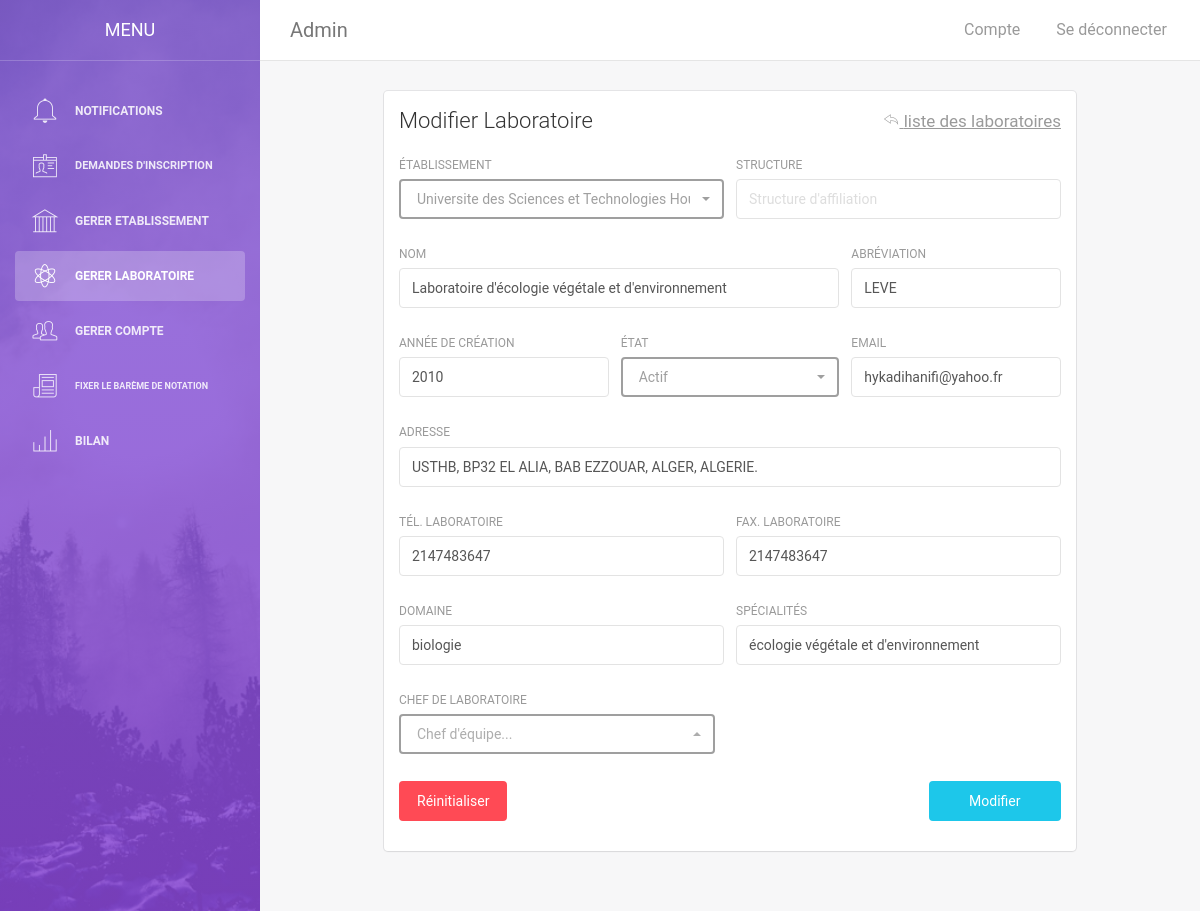
The page /adminModifierLabo.php?modifier=51 (signed in) on the database its author committed.
### tables this page shows
CREATE TABLE `laboratoire` (
  `idlabo` int(12) NOT NULL,
  `idspe` int(12) DEFAULT NULL,
  `nom` varchar(255) NOT NULL,
  `abrv` varchar(20) NOT NULL,
  `addresse` varchar(255) NOT NULL,
  `anneecrea` year(4) NOT NULL,
  `tel` int(20) NOT NULL,
  `etat` enum('actif','inactif') NOT NULL,
  `idetab` int(12) NOT NULL,
  `structure` varchar(150) NOT NULL,
  `fax` int(20) NOT NULL,
  `mail` varchar(150) NOT NULL
);

CREATE TABLE `domaine` (
  `codeDomaine` int(11) NOT NULL,
  `nom` varchar(50) NOT NULL
);

CREATE TABLE `specialite` (
  `idspe` int(12) NOT NULL,
  `nomspe` varchar(255) NOT NULL,
  `abrv` varchar(20) NOT NULL,
  `codeDomaine` int(11) NOT NULL
);

### adminModifierLabo.php (the view, shortened to what this page needs)
<?php
    require_once("config.php");
    if(isset($_GET["modifier"]) && $_GET["modifier"] != ""){
        $idlabo = mysqli_real_escape_string($db,$_GET["modifier"]);
        $sql = "SELECT * FROM laboratoire WHERE idlabo='".$idlabo."'";
        $result = mysqli_query($db,$sql);
        if(mysqli_num_rows($result) > 0){
            $row = mysqli_fetch_array($result);
            $sql = "SELECT * FROM domaine WHERE codeDomaine IN (
                SELECT codeDomaine FROM specialite WHERE idspe IN (
                    SELECT idspe FROM laboratoire WHERE idlabo='".$idlabo."'
                )
            )";
            $result = mysqli_query($db,$sql);
            $row2 = mysqli_fetch_array($result);
            $nomDomaine = $row2["nom"];
            $sql = "SELECT * FROM specialite WHERE idspe IN (
                SELECT idspe FROM laboratoire WHERE idlabo='".$idlabo."'
            )";
            $result = mysqli_query($db,$sql);
            $row2 = mysqli_fetch_array($result);
            $nomspe = $row2["nomspe"];
            $nomLabo = $row["nom"];
            $abrvLabo = $row["abrv"];
            $adresseLabo = $row["addresse"];
            $anneecreaLabo = $row["anneecrea"];
            $telLabo = $row["tel"];
            $structureLabo = $row["structure"];
            $faxLabo = $row["fax"];
            $mailLabo = $row["mail"];
        }
        else header("location: adminGererLabo.php");
    }
    else header("location: adminGererLabo.php");
?>
<!doctype html>
<html lang="en">
<head>
    <link href="assets/css/bootstrap.min.css" rel="stylesheet" />
    <link href="assets/css/animate.min.css" rel="stylesheet"/>
    <link href="assets/css/light-bootstrap-dashboard.css?v=1.4.0" rel="stylesheet"/>
    <link href="assets/css/demo.css" rel="stylesheet" />
    <link href="assets/css/pe-icon-7-stroke.css" rel="stylesheet" />
    <link rel="stylesheet" href="assets/select/bootstrap-select.min.css">
</head>
<body>
    <div class="sidebar" data-color="purple" data-image="assets/img/sidebar-5.jpg">
    	<div class="sidebar-wrapper">
            <div class="logo">
                <a href="#" class="simple-text">
                    Menu
                </a>
            </div>
            <ul class="nav">
            <?php
                    require_once('menuAdmin.php');
                ?>
            </ul>
    	</div>
    </div>
    <div class="main-panel">
		<nav class="navbar navbar-default navbar-fixed">
            <div class="container-fluid">
                <div class="navbar-header">
                    <div class="navbar-brand" >Admin</div>
                </div>
                <div class="collapse navbar-collapse">
                    <ul class="nav navbar-nav navbar-left">
                        <li>
                           <a href="">
                            </a>
                        </li>
                    </ul>
                    <ul class="nav navbar-nav navbar-right">
                    <li>
                            <a href="adminCompte.php">
                                <p>Compte</p>
                            </a>
                        </li>
                        <li>
                            <a id="seDeconnecter" href="index.php?logout=1">
                                <p>Se déconnecter</p>
                            </a>
                        </li>
                    </ul>
                </div>
            </div>
        </nav>
        <div style="position:relative; width:80%; left:10%; right:10%;" class="content">
            <div class="container-fluid">
                <div class="card">
                    <div class="header">
                        <h4 class="title">Modifier Laboratoire
                            <a id="revenir" href="adminGererLabo.php" class="pull-right text-muted"><i class="pe-7s-back"></i> liste des laboratoires </a>
                        </h4>
                    </div>
                    <div class="content">
                        <form action="" id="mainForm" method="post">
                        <div class="row">
                                <div class="col-md-6">
                                    <div class="form-group">
                                        <label>établissement</label>
                                    </div>
                                </div>
                                <div class="col-md-6">
                                    <div class="form-group">
                                        <label>structure</label>
                                        <input maxlength="150" type="text" value ="<?php echo $structureLabo;?>" name="structure" class="form-control" placeholder="Structure d'affiliation">
                                    </div>
                                </div>
                            </div>
                            <div class="row">
                                <div class="col-md-8">
                                    <div class="form-group">
                                        <label>nom</label>
                                        <input maxlength="255" required value ="<?php echo $nomLabo;?>" class="form-control" type="text" name="nomLabo" placeholder="Nom du laboratoire">
                                    </div>
                                </div>
                                <div class="col-md-4">
                                    <div class="form-group">
                                        <label>abréviation</label>
                                        <input maxlength="20" value ="<?php echo $abrvLabo;?>" class="form-control" type="text" name="abrvLabo" placeholder="Abréviation du laboratoire">
                                    </div>
                                </div>
                            </div>
                            <div class="row">
                                <div class="col-md-4">
                                    <div class="form-group">
                                        <label>année de création</label>
                                        <input min="2000" max="<?php echo date("Y"); ?>" value ="<?php echo $anneecreaLabo;?>" class="form-control" type="number" name="anneecrea" placeholder="Année de création du labo">
                                    </div>
                                </div>
                                <div class="col-md-4">
                                    <div class="form-group">
                                        <label>état</label>
                                    </div>
                                </div>
                                <div class="col-md-4">
                                    <div class="form-group">
                                        <label>email</label>
                                        <input maxlength="150" value ="<?php echo $mailLabo;?>" type="email" class="form-control" name="mailLabo" placeholder="Email du laboratoire">
                                    </div>
                                </div>
                            </div>
                            <div class="row">
                                <div class="col-md-12">
                                    <div class="form-group">
                                        <label>Adresse</label>
                                        <input maxlength="255" value ="<?php echo $adresseLabo;?>" class="form-control" type="text" name="adresseLabo" placeholder="Adresse du laboratoire">
                                    </div>
                                </div>
                            </div>
                            <div class="row">
                                <div class="col-md-6">
                                    <div class="form-group">
                                        <label>tél. laboratoire</label>
                                        <input maxlength="20" value ="<?php echo $telLabo;?>" class="form-control" type="text" name="telLabo" placeholder="Numéro téléphone labo">
                                    </div>
                                </div>
                                <div class="col-md-6">
                                    <div class="form-group">
                                        <label for="">fax. laboratoire</label>
                                        <input maxlength="20" value ="<?php echo $faxLabo;?>" class="form-control" type="text" name="faxLabo" placeholder="fax laboratoire">
                                    </div>
                                </div>
                            </div>
                            <div class="row">
                                <div class="col-md-6">
                                    <div class="form-group">
                                        <label>domaine</label>
                                        <input value="<?php echo $nomDomaine; ?>" placeholder="Domaine du laboratoire" maxlength="50" name="nomDomaine" class="form-control" type="text" required>
                                    </div>
                                </div>
                                <div class="col-md-6">
                                    <div class="form-group">
                                        <label>spécialités</label>
                                        <input value="<?php echo $nomspe; ?>" maxlength="255" name="nomspe" placeholder="Spécialités du laboratoire" class="form-control" type="text" required>
                                    </div>
                                </div>
                            </div>
                            <div class="row">
                                <div class="col-md-6">
                                    <div class="form-group">
                                        <label>Chef de laboratoire</label>
                                    </div>
                                </div>
                            </div>
                            <div class="row">
                                <div class="col-md-12">
                                    <button style="width:20%;" type="submit" class="btn btn-fill btn-info pull-right ">Modifier</button>
                                    <button type="button" id="clearBtn" style="width:auto;" class="btn btn-fill btn-danger pull-left ">Réinitialiser</button>
                                </div>
                            </div>
                        </form>
                    </div>
                </div>
            </div>
        </div>
    </div>
</body>
</html>

### adminModifierLabo.php (style rules this page uses)
#revenir { font-size : 17px; text-decoration : underline; }

### rows shown on the page
laboratoire: nomLabo "Laboratoire d'écologie végétale et d'environnement", abrvLabo "LEVE", anneecrea "2010", mailLabo "hykadihanifi@yahoo.fr", adresseLabo "USTHB, BP32 EL ALIA, BAB EZZOUAR, ALGER, ALGERIE.", telLabo "2147483647", faxLabo "2147483647"
domaine: nomDomaine "biologie"
specialite: nomspe "écologie végétale et d'environnement"
